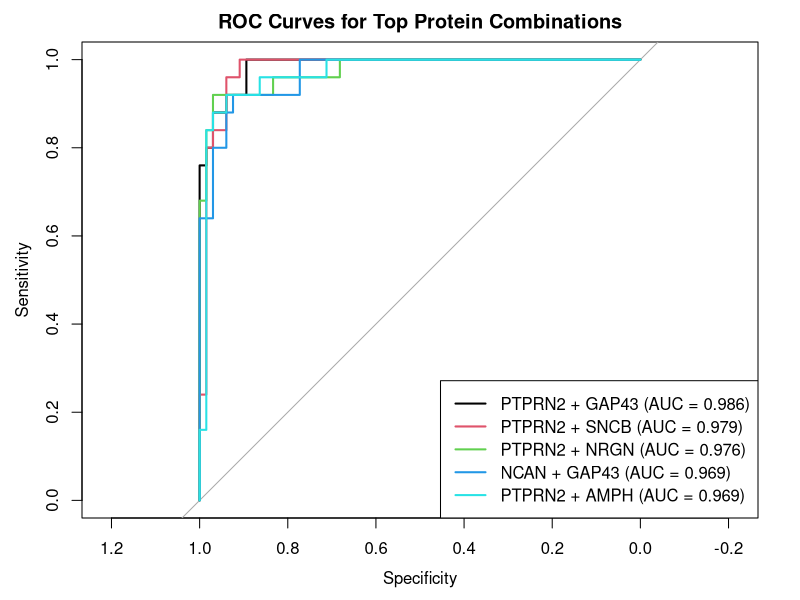

Source code (R):
# Enhanced Two-Protein ROC Curve Analysis with Visualization

# Set working directory
setwd("C:/Users/User/Desktop/RMT")

# Load required libraries
library(e1071)
library(pROC)
library(caret)
library(ggplot2)
library(dplyr)
library(readr)
library(tidyverse)
library(reshape2)

# Load and format data
data <- read_delim("heatmap_data_norm.csv", delim = ";") %>% 
  rename(LLV = "Left_Lateral", RLV = "Right_Lateral", TV = "Third", FV = "Fourth", ToV = "Total_Ventricle") %>% 
  filter(Subtype %in% c("AD", "SCI"))

# Define protein groups
amyloid_associated <- c("NPTX2", "NPTXR", "NPTX1", "CHL1", "NCAN", "PTPRN2", "TMEM132D",
                        "CCK", "PAM", "CLSTN1", "OMG", "APLP1", "NRCAM", "VGF", "CDH8",
                        "KIAA1549L")
tau_associated <- c("ARPP21", "SNCB", "GAP43", "NRGN", "SPP1", "AQP4", "RPH3A", "SNCA",
                    "AMPH", "DDAH1", "PEBP1")

# Enhanced analysis function with more robust error handling
analyze_combination <- function(data, amyloid_protein, tau_protein) {
  tryCatch({
    # Prepare model data
    model_data <- data %>%
      select(Subtype, !!sym(amyloid_protein), !!sym(tau_protein), Age, Sex)
    
    # Convert Subtype to factor
    model_data$Subtype <- factor(model_data$Subtype)
    
    # Ensure sufficient samples in each class
    if (length(unique(model_data$Subtype)) < 2 || 
        min(table(model_data$Subtype)) < 5) {
      warning(paste("Insufficient samples for", amyloid_protein, "+", tau_protein))
      return(NULL)
    }
    
    # Cross-validation setup
    set.seed(123)
    k_folds <- 5
    preds <- numeric(nrow(model_data))
    actual <- numeric(nrow(model_data))
    folds <- createFolds(model_data$Subtype, k = k_folds)
    
    # Perform k-fold cross-validation
    for (i in 1:k_folds) {
      train_indices <- unlist(folds[-i])
      test_indices <- folds[[i]]
      
      train_data <- model_data[train_indices, ]
      test_data <- model_data[test_indices, ]
      
      # Train SVM model
      svm_model <- svm(
        Subtype ~ .,  
        data = train_data,
        kernel = "radial",
        probability = TRUE,
        cost = 1
      )
      
      # Predict probabilities
      pred_probs <- predict(svm_model, test_data, probability = TRUE)
      pred_attrs <- attr(pred_probs, "probabilities")
      
      # Handle prediction probabilities
      preds[test_indices] <- if ("AD" %in% colnames(pred_attrs)) {
        pred_attrs[, "AD"]
      } else {
        0
      }
      actual[test_indices] <- ifelse(test_data$Subtype == "AD", 1, 0)
    }
    
    # ROC and statistical analysis
    roc_result <- roc(actual, preds)
    auc_value <- auc(roc_result)
    
    ci_result <- ci.auc(roc_result)
    p_value <- if (!is.na(ci_result[3]) && !is.na(ci_result[1])) {
      2 * (1 - pnorm(abs((auc_value - 0.5) / ((ci_result[3] - ci_result[1]) / 3.92))))
    } else {
      NA
    }
    
    return(list(
      amyloid_protein = amyloid_protein,
      tau_protein = tau_protein,
      auc = auc_value,
      p_value = p_value,
      roc_obj = roc_result
    ))
  }, 
  error = function(e) {
    warning(paste("Error in analysis for", amyloid_protein, "+", tau_protein, ":", e$message))
    return(NULL)
  })
}

# Perform analysis for all combinations of amyloid and tau proteins
results <- list()
counter <- 1
for (amyloid_protein in amyloid_associated) {
  for (tau_protein in tau_associated) {
    cat("Analyzing:", amyloid_protein, "+", tau_protein, "\n")
    result <- analyze_combination(data, amyloid_protein, tau_protein)
    if (!is.null(result)) {
      results[[counter]] <- result
      counter <- counter + 1
    }
  }
}

# Convert results to dataframe
results_nov <- do.call(rbind, lapply(results, function(x) {
  data.frame(
    AmyloidProtein = x$amyloid_protein,
    TauProtein = x$tau_protein,
    AUC = x$auc,
    P_value = round(x$p_value, 10)
  )
}))

# Data processing and statistical analysis
results_nov$P_value <- as.numeric(results_nov$P_value)
results_nov <- results_nov %>% filter(!is.na(P_value))
results_nov$Adjusted_P <- round(p.adjust(results_nov$P_value, method = "fdr"), 30)

# Sort and filter results
results_nov <- results_nov %>% arrange(desc(AUC))
significant_results <- results_nov %>% filter(Adjusted_P < 0.05)

# Reporting
if (nrow(significant_results) > 0) {
  print("Significant Protein Combinations:")
  print(significant_results)
  
  # Visualize top ROC curves
  pdf("top_protein_combination_roc_curves.pdf", width = 10, height = 8)
  
  # Find indices of top combinations
  top_indices <- order(sapply(results, function(x) x$auc), decreasing = TRUE)[1:5]
  
  # Plot the best combination
  plot(results[[top_indices[1]]]$roc_obj, 
       main = "ROC Curves for Top Protein Combinations",
       col = 1, lwd = 2)
  
  # Add next top 4 combinations
  for (i in 2:length(top_indices)) {
    plot(results[[top_indices[i]]]$roc_obj, add = TRUE, col = i, lwd = 2)
  }
  
  # Create legend
  legend_text <- sapply(results[top_indices], function(x) {
    paste0(x$amyloid_protein, " + ", x$tau_protein, " (AUC = ", round(x$auc, 3), ")")
  })
  legend("bottomright", legend = legend_text, col = 1:length(top_indices), lwd = 2)
  
  dev.off()
} else {
  print("No significant results found (Adjusted P-value < 0.05).")
}
